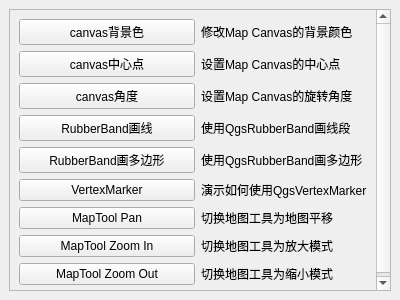
<?xml version="1.0" encoding="UTF-8"?>
<ui version="4.0">
 <class>MapCanvasDockWidget</class>
 <widget class="QDockWidget" name="MapCanvasDockWidget">
  <property name="geometry">
   <rect>
    <x>0</x>
    <y>0</y>
    <width>400</width>
    <height>300</height>
   </rect>
  </property>
  <property name="windowTitle">
   <string>Map Canvas测试</string>
  </property>
  <widget class="QWidget" name="dockWidgetContents">
   <layout class="QGridLayout" name="gridLayout">
    <item row="0" column="0">
     <widget class="QScrollArea" name="scrollArea">
      <property name="widgetResizable">
       <bool>true</bool>
      </property>
      <widget class="QWidget" name="scrollAreaWidgetContents">
       <property name="geometry">
        <rect>
         <x>0</x>
         <y>-74</y>
         <width>388</width>
         <height>321</height>
        </rect>
       </property>
       <layout class="QGridLayout" name="gridLayout_2" columnstretch="1,0">
        <item row="1" column="0">
         <widget class="QPushButton" name="pushButton_canvasCenter">
          <property name="text">
           <string>canvas中心点</string>
          </property>
         </widget>
        </item>
        <item row="1" column="1">
         <widget class="QLabel" name="label_2">
          <property name="text">
           <string>设置Map Canvas的中心点</string>
          </property>
         </widget>
        </item>
        <item row="7" column="1">
         <widget class="QLabel" name="label_8">
          <property name="text">
           <string>切换地图工具为放大模式</string>
          </property>
         </widget>
        </item>
        <item row="3" column="0">
         <widget class="QPushButton" name="pushButton_rubberBandLine">
          <property name="text">
           <string>RubberBand画线</string>
          </property>
         </widget>
        </item>
        <item row="4" column="1">
         <widget class="QLabel" name="label_5">
          <property name="text">
           <string>使用QgsRubberBand画多边形</string>
          </property>
         </widget>
        </item>
        <item row="6" column="1">
         <widget class="QLabel" name="label_7">
          <property name="text">
           <string>切换地图工具为地图平移</string>
          </property>
         </widget>
        </item>
        <item row="3" column="1">
         <widget class="QLabel" name="label_4">
          <property name="text">
           <string>使用QgsRubberBand画线段</string>
          </property>
         </widget>
        </item>
        <item row="0" column="1">
         <widget class="QLabel" name="label">
          <property name="text">
           <string>修改Map Canvas的背景颜色</string>
          </property>
         </widget>
        </item>
        <item row="6" column="0">
         <widget class="QPushButton" name="pushButton_mapToolPan">
          <property name="text">
           <string>MapTool Pan</string>
          </property>
         </widget>
        </item>
        <item row="2" column="0">
         <widget class="QPushButton" name="pushButton_canvasRotation">
          <property name="text">
           <string>canvas角度</string>
          </property>
         </widget>
        </item>
        <item row="0" column="0">
         <widget class="QPushButton" name="pushButton_canvasBr">
          <property name="text">
           <string>canvas背景色</string>
          </property>
         </widget>
        </item>
        <item row="7" column="0">
         <widget class="QPushButton" name="pushButton_mapToolZoomIn">
          <property name="text">
           <string>MapTool Zoom In</string>
          </property>
         </widget>
        </item>
        <item row="4" column="0">
         <widget class="QPushButton" name="pushButton_rubberBandPolygon">
          <property name="text">
           <string>RubberBand画多边形</string>
          </property>
         </widget>
        </item>
        <item row="5" column="1">
         <widget class="QLabel" name="label_6">
          <property name="text">
           <string>演示如何使用QgsVertexMarker</string>
          </property>
         </widget>
        </item>
        <item row="2" column="1">
         <widget class="QLabel" name="label_3">
          <property name="text">
           <string>设置Map Canvas的旋转角度</string>
          </property>
         </widget>
        </item>
        <item row="5" column="0">
         <widget class="QPushButton" name="pushButton_vertexMarker">
          <property name="text">
           <string>VertexMarker</string>
          </property>
         </widget>
        </item>
        <item row="8" column="0">
         <widget class="QPushButton" name="pushButton_mapToolZoomOut">
          <property name="text">
           <string>MapTool Zoom Out</string>
          </property>
         </widget>
        </item>
        <item row="8" column="1">
         <widget class="QLabel" name="label_9">
          <property name="text">
           <string>切换地图工具为缩小模式</string>
          </property>
         </widget>
        </item>
       </layout>
      </widget>
     </widget>
    </item>
   </layout>
  </widget>
 </widget>
 <resources/>
 <connections/>
</ui>
